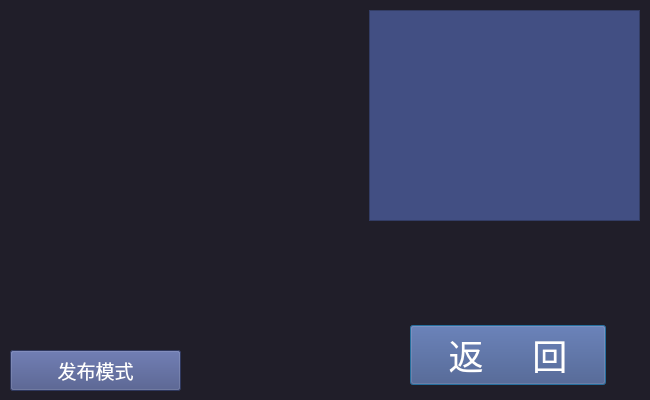
<?xml version="1.0" encoding="UTF-8"?>
<ui version="4.0">
 <class>AboutDialog</class>
 <widget class="QDialog" name="AboutDialog">
  <property name="geometry">
   <rect>
    <x>0</x>
    <y>0</y>
    <width>650</width>
    <height>400</height>
   </rect>
  </property>
  <property name="windowTitle">
   <string>关于</string>
  </property>
  <property name="styleSheet">
   <string notr="true">background-color: rgb(32, 30, 41);
color: rgb(255, 255, 255);</string>
  </property>
  <widget class="QTextBrowser" name="textBrowser">
   <property name="geometry">
    <rect>
     <x>369</x>
     <y>10</y>
     <width>271</width>
     <height>211</height>
    </rect>
   </property>
   <property name="styleSheet">
    <string notr="true">background-color: rgb(66, 79, 131);</string>
   </property>
  </widget>
  <widget class="QLabel" name="aboutLabel">
   <property name="geometry">
    <rect>
     <x>20</x>
     <y>10</y>
     <width>330</width>
     <height>300</height>
    </rect>
   </property>
   <property name="text">
    <string/>
   </property>
  </widget>
  <widget class="QPushButton" name="backButton">
   <property name="geometry">
    <rect>
     <x>410</x>
     <y>325</y>
     <width>196</width>
     <height>60</height>
    </rect>
   </property>
   <property name="font">
    <font>
     <pointsize>26</pointsize>
     <weight>50</weight>
     <italic>false</italic>
     <bold>false</bold>
    </font>
   </property>
   <property name="focusPolicy">
    <enum>Qt::ClickFocus</enum>
   </property>
   <property name="styleSheet">
    <string notr="true">background-color: rgb(66, 79, 131);</string>
   </property>
   <property name="text">
    <string>返     回</string>
   </property>
  </widget>
  <widget class="QLabel" name="label2_2">
   <property name="geometry">
    <rect>
     <x>375</x>
     <y>235</y>
     <width>136</width>
     <height>19</height>
    </rect>
   </property>
   <property name="text">
    <string/>
   </property>
   <property name="alignment">
    <set>Qt::AlignCenter</set>
   </property>
  </widget>
  <widget class="QPushButton" name="modeBtn">
   <property name="geometry">
    <rect>
     <x>10</x>
     <y>350</y>
     <width>171</width>
     <height>41</height>
    </rect>
   </property>
   <property name="font">
    <font>
     <pointsize>14</pointsize>
     <weight>50</weight>
     <italic>false</italic>
     <bold>false</bold>
    </font>
   </property>
   <property name="focusPolicy">
    <enum>Qt::ClickFocus</enum>
   </property>
   <property name="styleSheet">
    <string notr="true">background-color: rgb(66, 79, 131);</string>
   </property>
   <property name="text">
    <string>发布模式</string>
   </property>
  </widget>
  <widget class="QLabel" name="label3">
   <property name="geometry">
    <rect>
     <x>20</x>
     <y>315</y>
     <width>136</width>
     <height>19</height>
    </rect>
   </property>
   <property name="text">
    <string/>
   </property>
   <property name="alignment">
    <set>Qt::AlignCenter</set>
   </property>
  </widget>
 </widget>
 <resources/>
 <connections>
  <connection>
   <sender>backButton</sender>
   <signal>clicked()</signal>
   <receiver>AboutDialog</receiver>
   <slot>reject()</slot>
   <hints>
    <hint type="sourcelabel">
     <x>335</x>
     <y>359</y>
    </hint>
    <hint type="destinationlabel">
     <x>324</x>
     <y>199</y>
    </hint>
   </hints>
  </connection>
 </connections>
</ui>
